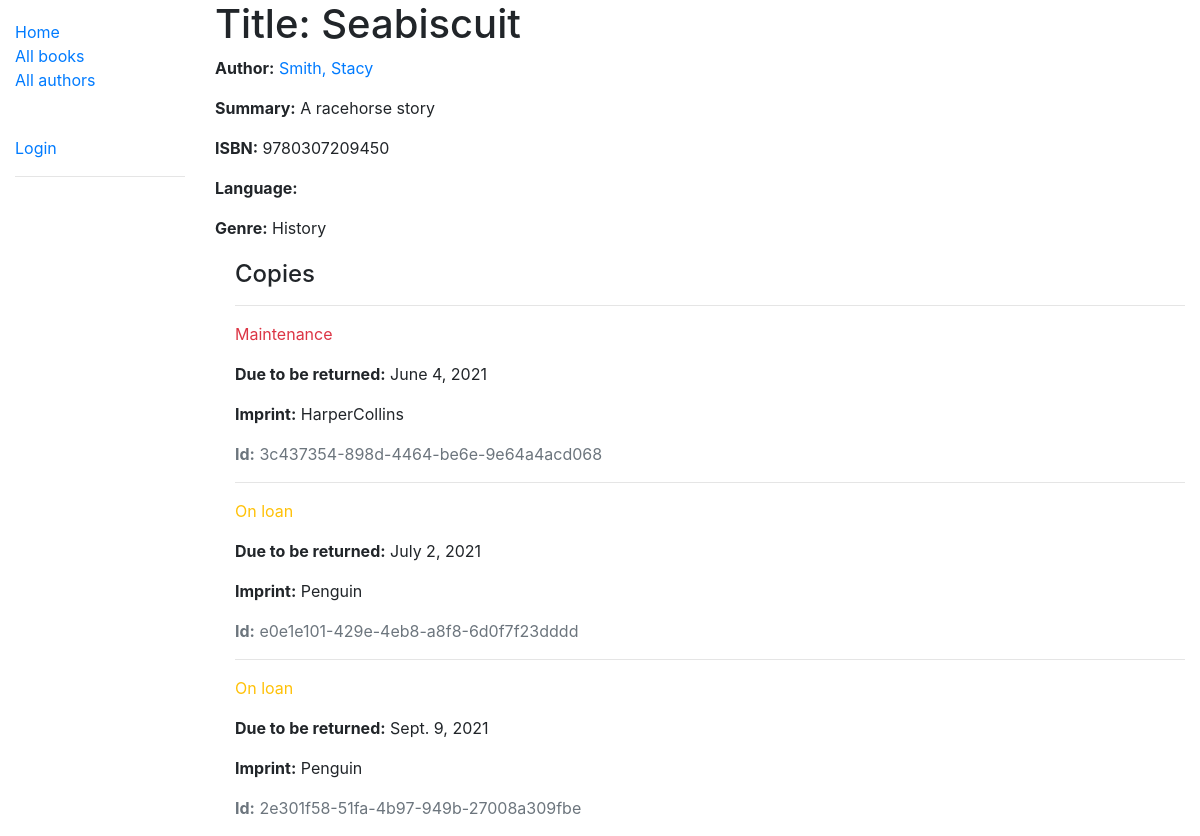
/catalog/book/1, run on the app's committed database.
### catalog/models.py (models this page shows, shortened)
class Book(models.Model):
    title = models.CharField(max_length=200)
    author = models.ForeignKey('Author', on_delete=models.SET_NULL, null=True)
    summary = models.TextField(max_length=1000, help_text='Enter a brief description of the book')
    isbn = models.CharField('ISBN', max_length=13, unique=True,
                             help_text='13 Character <a href="https://www.isbn-international.org/content/what-isbn">ISBN number</a>')
    genre = models.ManyToManyField(Genre, help_text='Select a genre for this book')
    def display_genre(self):
        """Create a string for the Genre. This is required to display genre in Admin."""
        return ', '.join(genre.name for genre in self.genre.all()[:3])
    display_genre.short_description = 'Genre'

class Author(models.Model):
    first_name = models.CharField(max_length=100)
    last_name = models.CharField(max_length=100)
    date_of_birth = models.DateField(null=True, blank=True)
    date_of_death = models.DateField('Died', null=True, blank=True)
    class Meta:
        ordering = ['last_name', 'first_name']
    def get_absolute_url(self):
        return reverse('author-detail', args=[str(self.id)])
    def __str__(self):
        return f'{self.last_name}, {self.first_name}'

class Genre(models.Model):
    name = models.CharField(max_length=200, help_text='Enter a book genre (e.g. Science Fiction)')
    def __str__(self):
        return self.name

class BookInstance(models.Model):
    id = models.UUIDField(primary_key=True, default=uuid.uuid4, help_text='Unique ID for this particular book across whole library')
    book = models.ForeignKey('Book', on_delete=models.RESTRICT, null=True)
    imprint = models.CharField(max_length=200)
    due_back = models.DateField(null=True, blank=True)
    borrower = models.ForeignKey(User, on_delete=models.SET_NULL, null=True, blank=True)
    permissions = (("can_mark_returned", "Set book as returned"),)
    LOAN_STATUS = (
        ('m', 'Maintenance'),
        ('o', 'On loan'),
        ('a', 'Available'),
        ('r', 'Reserved'),
    )
    status = models.CharField(
        max_length=1,
        choices=LOAN_STATUS,
        blank=True,
        default='m',
        help_text='Book availability',
    )
    class Meta:
        ordering = ['due_back']
        permissions = (("can_mark_returned", "Set book as returned"),)
    def display_book(self):
        return self.book.title
    display_book.short_description = 'Title'

### catalog/views.py (the view)
# urls.py: path('book/<int:pk>', views.BookDetailView.as_view(), name='book-detail'),
class BookDetailView(generic.DetailView):
    model = Book

### catalog/templates/catalog/book_detail.html
{% extends "base_generic.html" %}
{% block content %}
  <h1>Title: {{ book.title }}</h1>
  <p><strong>Author:</strong> <a href="{{ book.author.get_absolute_url }}">{{ book.author }}</a></p>
  <p><strong>Summary:</strong> {{ book.summary }}</p>
  <p><strong>ISBN:</strong> {{ book.isbn }}</p>
  <p><strong>Language:</strong> {{ book.language }}</p>
  <p><strong>Genre:</strong> {{ book.genre.all|join:", " }}</p>
  <div style="margin-left:20px;margin-top:20px">
    <h4>Copies</h4>
    {% for copy in book.bookinstance_set.all %}
      <hr>
      <p class="{% if copy.status == 'a' %}text-success{% elif copy.status == 'm' %}text-danger{% else %}text-warning{% endif %}">
        {{ copy.get_status_display }}
      </p>
      {% if copy.status != 'a' %}
        <p><strong>Due to be returned:</strong> {{ copy.due_back }}</p>
      {% endif %}
      <p><strong>Imprint:</strong> {{ copy.imprint }}</p>
      <p class="text-muted"><strong>Id:</strong> {{ copy.id }}</p>
    {% endfor %}
  </div>
{% endblock %}

### data on the page
Book: title "Seabiscuit", author "Smith, Stacy", summary "A racehorse story", isbn "9780307209450", genre.all "History"
BookInstance: status "Maintenance", due_back "June 4, 2021", imprint "HarperCollins", id "3c437354-898d-4464-be6e-9e64a4acd068"
BookInstance: status "On loan", due_back "July 2, 2021", imprint "Penguin", id "e0e1e101-429e-4eb8-a8f8-6d0f7f23dddd"
BookInstance: status "On loan", due_back "Sept. 9, 2021", imprint "Penguin", id "2e301f58-51fa-4b97-949b-27008a309fbe"
